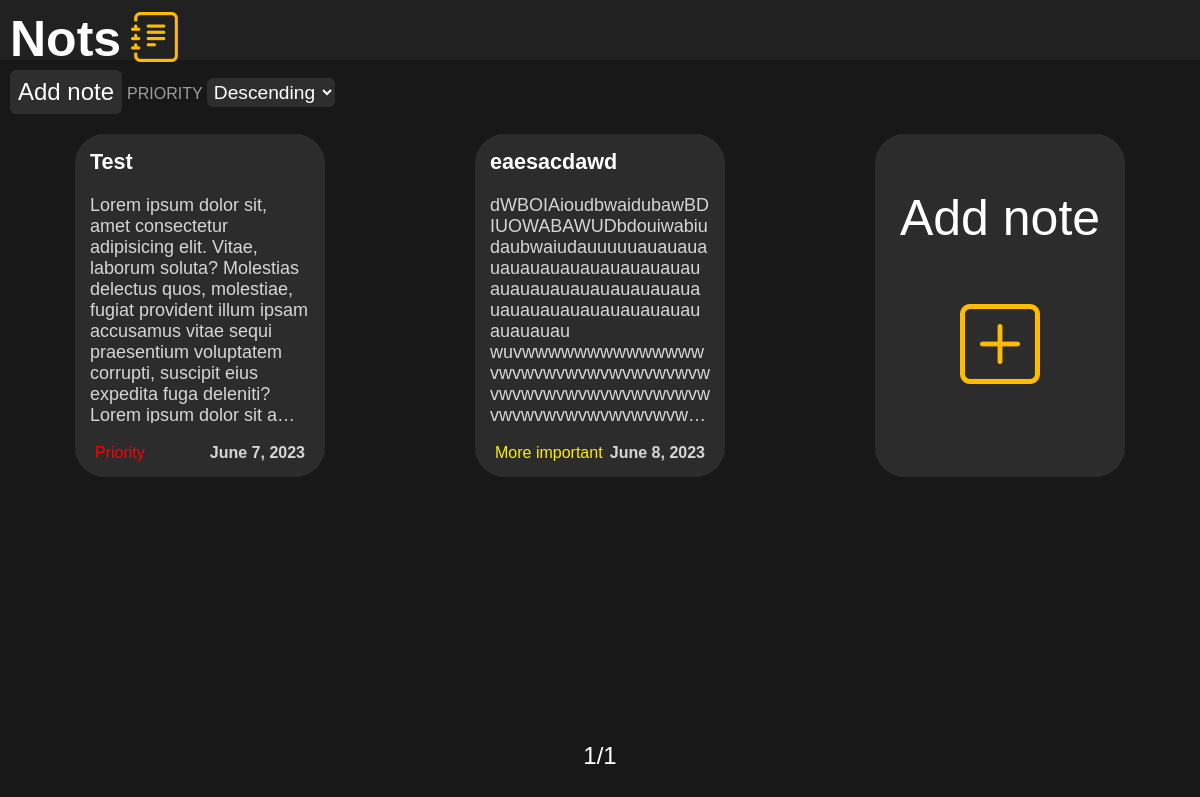
/, run on an earlier commit of the app's database.
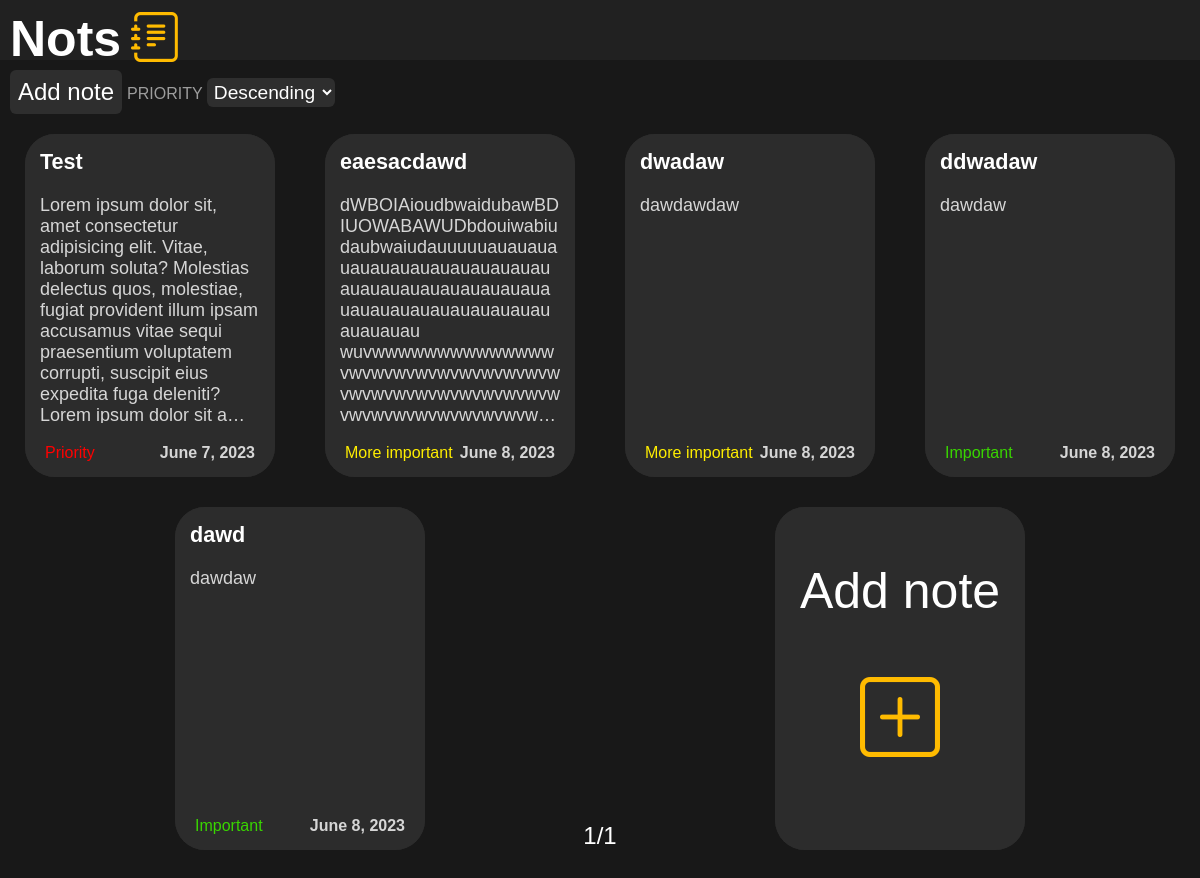
And on a later commit of the database.
### NotsApp/models.py (models this page shows, shortened)
class Note(models.Model):
    title = models.CharField(max_length=20)
    content = models.TextField()
    created = models.DateField(auto_now_add=True)
    author = models.CharField(max_length=50)
    priority = models.ForeignKey(Priority, on_delete=models.CASCADE, related_name='notes')
    noteManager = models.Manager()

class Priority(models.Model):
    title = models.CharField(max_length=20)
    shortcut = models.CharField(max_length=15, default='')
    color = models.CharField(max_length=15)
    weight = models.IntegerField(default=0, validators=[MaxValueValidator(6), MinValueValidator(0)])
    priorityManager = models.Manager()

### NotsApp/views.py (the view)
# urls.py: path('', NoteView.as_view(), name='home'),
class NoteView(ListView):
    model = Note
    template_name = 'web/home.html'
    paginate_by = 10
    def get_queryset(self):
        queryset = super().get_queryset()
        priority = self.request.GET.get('priority', 'descending')
        if priority == 'ascending':
            queryset = queryset.order_by('priority__weight')
        else:
            queryset = queryset.order_by('-priority__weight')
        return queryset

### templates/web/home.html (shortened to what this page needs)
{% extends "web/base.html" %}
{% load static %}
{% block content %}
    <main>
        <div class="settings">
            <div class="add_note"><a href="/add">Add note</a></div>
            <div class="priority">
                PRIORITY
                <select name="priority" id="priority" class="wybor">
                    <option value="descending" {% if request.GET.priority != 'ascending' %}selected{% endif %}>Descending</option>
                </select>
            </div>
        </div>
        {% for note in page_obj %}
            <a href="/details/{{ note.id }}" class="note">
                <div class="note">
                    <div class="note_name">{{ note.title }}</div>
                    <div class="note_text">{{ note.content }}</div>
                    <div class="note_priority" style="color: {{ note.priority.color }};">{{ note.priority.shortcut }}</div>
                    <div class="note_date">{{ note.created }}</div>
                </div>
            </a>
        {% endfor %}
        <a href="/add" class="note">
            <div class="note">
                <div class="note_add">Add note</div>
                <i class="bi bi-plus-square"></i>
            </div>
        </a>
        {% include "web/pagination.html" with page=page_obj %}
    </main>
{% endblock %}

What changed in the data, as far as the page shows it:
added Note: title "dwadaw", content "dawdawdaw", priority.shortcut "More important", created "June 8, 2023"
added Note: title "ddwadaw", content "dawdaw", priority.shortcut "Important", created "June 8, 2023"
added Note: title "dawd", content "dawdaw", priority.shortcut "Important", created "June 8, 2023"
